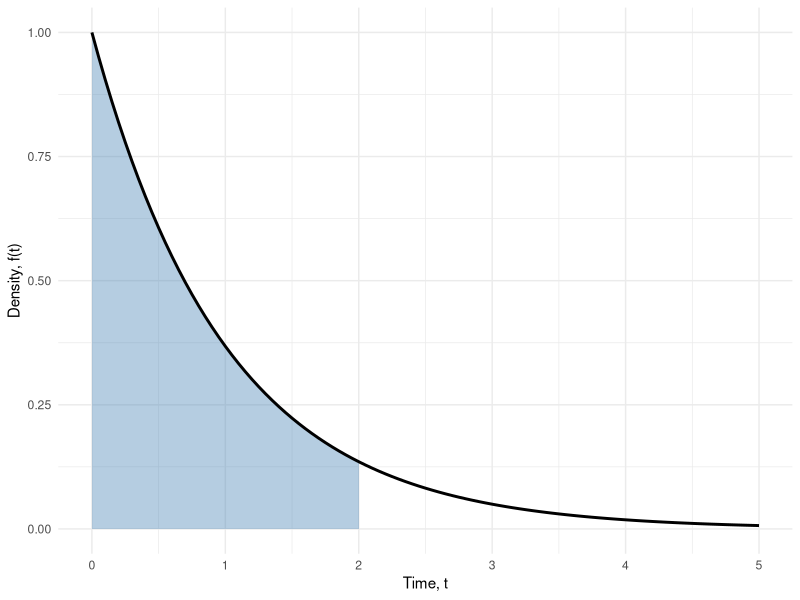
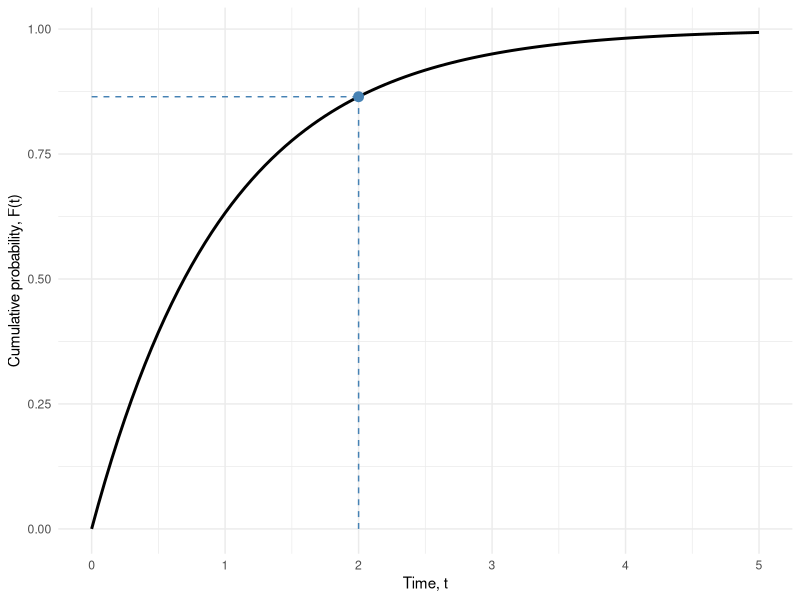

Source code (R) for these figures, in order:
## ---- chunk 1
#| label: exp-pdf-cdf-setup
#| include: false
lambda <- 1
t_focus <- 2
t_max <- 5
F_at_focus <- 1 - exp(-lambda * t_focus)
## ---- chunk 2
#| label: exp-pdf-cdf-pdf-code
#| code-fold: true
ggplot2::ggplot() +
  ggplot2::geom_area(
    data = tibble::tibble(t = seq(0, t_focus, length.out = 300)),
    ggplot2::aes(x = t, y = lambda * exp(-lambda * t)),
    fill = "steelblue", alpha = 0.4
  ) +
  ggplot2::geom_function(
    fun = \(t) lambda * exp(-lambda * t),
    xlim = c(0, t_max), linewidth = 1
  ) +
  ggplot2::labs(x = "Time, t", y = "Density, f(t)") +
  ggplot2::theme_minimal()
## ---- chunk 3
#| label: exp-pdf-cdf-cdf-code
#| code-fold: true
ggplot2::ggplot() +
  ggplot2::geom_function(
    fun = \(t) 1 - exp(-lambda * t),
    xlim = c(0, t_max), linewidth = 1
  ) +
  ggplot2::geom_point(
    ggplot2::aes(x = t_focus, y = F_at_focus),
    size = 3, color = "steelblue"
  ) +
  ggplot2::geom_segment(
    ggplot2::aes(x = t_focus, xend = t_focus, y = 0, yend = F_at_focus),
    linetype = "dashed", color = "steelblue"
  ) +
  ggplot2::geom_segment(
    ggplot2::aes(x = 0, xend = t_focus, y = F_at_focus, yend = F_at_focus),
    linetype = "dashed", color = "steelblue"
  ) +
  ggplot2::labs(x = "Time, t", y = "Cumulative probability, F(t)") +
  ggplot2::theme_minimal()
